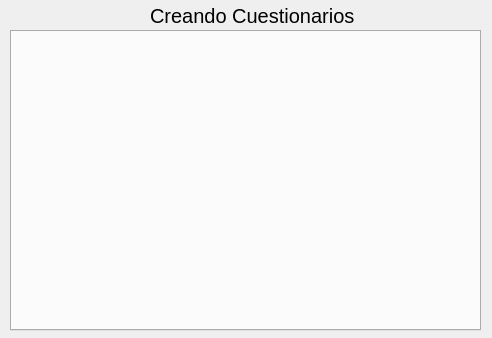
<?xml version="1.0" encoding="UTF-8"?>
<ui version="4.0">
 <class>Form</class>
 <widget class="QWidget" name="Form">
  <property name="geometry">
   <rect>
    <x>0</x>
    <y>0</y>
    <width>492</width>
    <height>338</height>
   </rect>
  </property>
  <property name="windowTitle">
   <string>Form</string>
  </property>
  <widget class="QTabWidget" name="tabWidget">
   <property name="geometry">
    <rect>
     <x>10</x>
     <y>30</y>
     <width>471</width>
     <height>301</height>
    </rect>
   </property>
   <property name="currentIndex">
    <number>-1</number>
   </property>
  </widget>
  <widget class="QLabel" name="label">
   <property name="geometry">
    <rect>
     <x>150</x>
     <y>0</y>
     <width>211</width>
     <height>31</height>
    </rect>
   </property>
   <property name="font">
    <font>
     <pointsize>15</pointsize>
    </font>
   </property>
   <property name="text">
    <string>Creando Cuestionarios</string>
   </property>
  </widget>
 </widget>
 <resources/>
 <connections/>
</ui>
